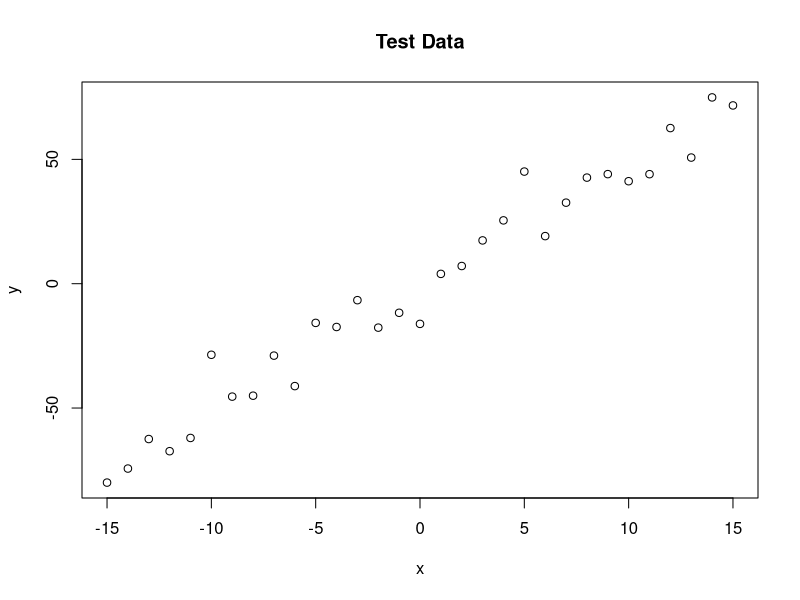
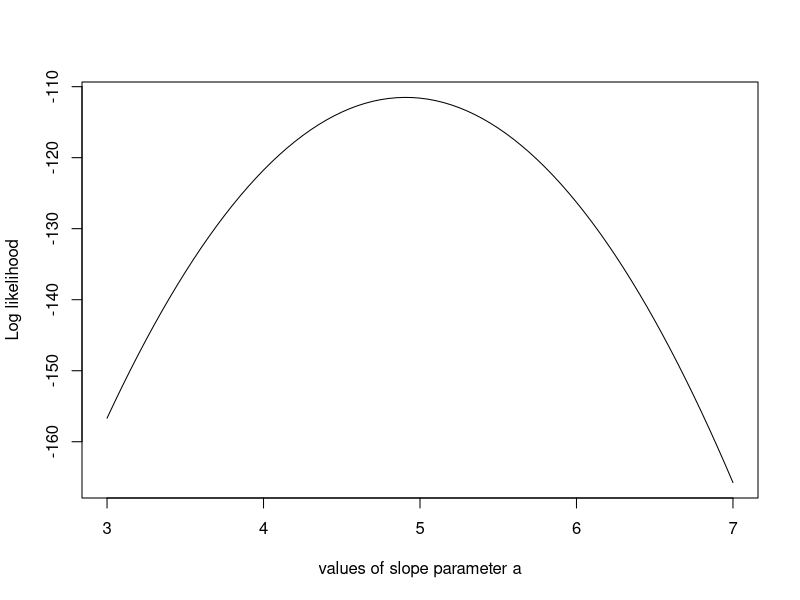
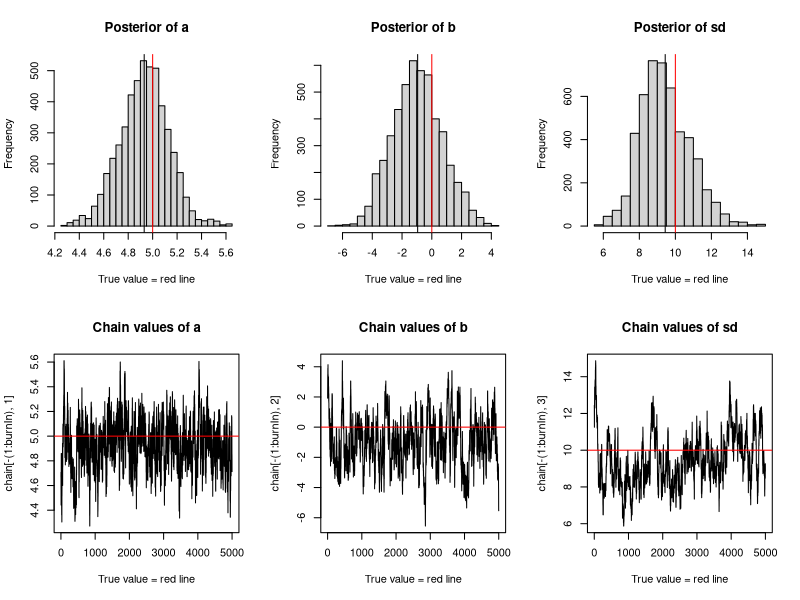

Write the R code that produced these figures, in order.
#Specia thanks to Florian Hartig for this great R example.  
#As a first step, we create some test data that will be used to fit our model. 
#Let's assume a linear relationship between the predictor and the response variable, 
#so we take a linear model and add some noise.
#Note the actual equatio without noise is y = 5x :- )

trueA <- 5
trueB <- 0
trueSd <- 10
sampleSize <- 31

# create independent x-values 
x <- (-(sampleSize-1)/2):((sampleSize-1)/2)#Notice this creates [-15, 15] in Z.
x
# create dependent values according to ax + b + N(0,sd)
y <-  trueA * x + trueB + rnorm(n=sampleSize,mean=0,sd=trueSd)

plot(x,y, main="Test Data")

#I balanced x values around zero to "de-correlate" slope and intercept.
#The result should look something like the figure to the right

#So, given that our linear model y = b + a*x + N(0,sd) takes the parameters (a, b, sd) as an input, 
#we have to return the probability of obtaining the test data above under this model 
#This sounds more complicated as it is, as you see in the code - we simply calculate the difference 
#between predictions y = b + a*x and the observed y, and then we have to look up the probability densities
#(using dnorm) for such deviations to occur.

likelihood <- function(param){
  a = param[1]
  b = param[2]
  sd = param[3]
  
  pred = a*x + b
  singlelikelihoods = dnorm(y, mean = pred, sd = sd, log = T)
  sumll = sum(singlelikelihoods)
  return(sumll)   
}

#Why we work with logarithms

#You might have noticed that I return the logarithm of the probabilities in the likelihood function, 
#which is also the reason why I sum the probabilities of all our datapoints
#(the logarithm of a product equals the sum of the logarithms). 
#Why do we do this? You don't have to, but it's strongly advisable because likelihoods, 
#where a lot of small probabilities are multiplied, can get ridiculously small pretty fast (something like 10^-34). 
#At some stage, computer programs are getting into numerical rounding or underflow problems then. 
#So, bottom-line: when you program something with likelihoods, always use logarithms!!!

# Example: plot the likelihood profile of the slope a
slopevalues <- function(x){return(likelihood(c(x, trueB, trueSd)))}
slopelikelihoods <- lapply(seq(3, 7, by=.05), slopevalues )
plot (seq(3, 7, by=.05), slopelikelihoods , type="l", xlab = "values of slope parameter a", ylab = "Log likelihood")
#Defining the prior

#As a second step, as always in Bayesian statistics, 
#we have to specify a prior distribution for each parameter. 
#To make it easy, I used uniform distributions and normal distributions for all three parameters.

# Prior distribution
prior <- function(param){
  a = param[1]
  b = param[2]
  sd = param[3]
  aprior = dunif(a, min=0, max=10, log = T)
  bprior = dnorm(b, sd = 5, log = T)
  sdprior = dunif(sd, min=0, max=30, log = T)
  return(aprior+bprior+sdprior)
}

#The posterior

#The product of prior and likelihood is the actual quantity the MCMC will be working on. 
#This function is called the posterior 
#(or to be exact, it's called the posterior after it's normalized, which the MCMC will do for us, 
#but let's not be picky for the moment). Again, here we work with the sum because we work with logarithms.

posterior <- function(param){
  return (likelihood(param) + prior(param))
}

#MCMC
#Now, here comes the actual Metropolis-Hastings algorithm. 
#One of the most frequent applications of this algorithm (as in this example) 
#is sampling from the posterior density in Bayesian statistics. 
#In principle, however, the algorithm may be used to sample from any integrable function. 
#So, the aim of this algorithm is to jump around in parameter space, 
#but in a way that the probability to be at a point is proportional to the function we sample from 
#(this is usually called the target function). In our case this is the posterior defined above.

#This is achieved by
#1. Starting at a random parameter value
#2.  Choosing a new parameter value close to the old value based on some probability density 
#that is called the proposal function
#3.  Jumping to this new point with a probability p(new)/p(old), 
#where p is the target function, and p>1 means jumping as well.

######## Metropolis algorithm ################

proposalfunction <- function(param){
  return(rnorm(3,mean = param, sd= c(0.1,0.5,0.3)))
}

run_metropolis_MCMC <- function(startvalue, iterations){
  chain = array(dim = c(iterations+1,3))
  chain[1,] = startvalue
  for (i in 1:iterations){
    proposal = proposalfunction(chain[i,])
    
    probab = exp(posterior(proposal) - posterior(chain[i,]))
    if (runif(1) < probab){
      chain[i+1,] = proposal
    }else{
      chain[i+1,] = chain[i,]
    }
  }
  return(chain)
}

startvalue = c(4,0,10)
chain = run_metropolis_MCMC(startvalue, 10000)

burnIn = 5000
acceptance = 1-mean(duplicated(chain[-(1:burnIn),]))
### Summary: #######################

par(mfrow = c(2,3))
hist(chain[-(1:burnIn),1],nclass=30, , main="Posterior of a", xlab="True value = red line" )
abline(v = mean(chain[-(1:burnIn),1]))
abline(v = trueA, col="red" )
hist(chain[-(1:burnIn),2],nclass=30, main="Posterior of b", xlab="True value = red line")
abline(v = mean(chain[-(1:burnIn),2]))
abline(v = trueB, col="red" )
hist(chain[-(1:burnIn),3],nclass=30, main="Posterior of sd", xlab="True value = red line")
abline(v = mean(chain[-(1:burnIn),3]) )
abline(v = trueSd, col="red" )
plot(chain[-(1:burnIn),1], type = "l", xlab="True value = red line" , main = "Chain values of a", )
abline(h = trueA, col="red" )
plot(chain[-(1:burnIn),2], type = "l", xlab="True value = red line" , main = "Chain values of b", )
abline(h = trueB, col="red" )
plot(chain[-(1:burnIn),3], type = "l", xlab="True value = red line" , main = "Chain values of sd", )
abline(h = trueSd, col="red" )

# for comparison:
summary(lm(y~x))
